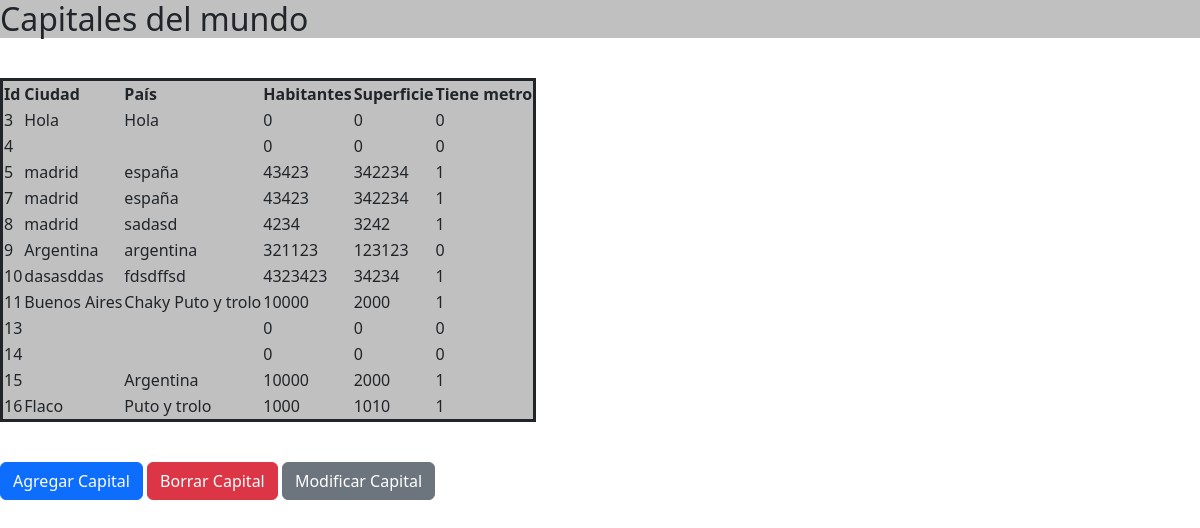
The page / on the database its author committed.
### tables this page shows
CREATE TABLE `ciudades` (
  `id` int(11) NOT NULL,
  `ciudad` varchar(50) NOT NULL,
  `pais` varchar(50) NOT NULL,
  `habitantes` int(11) NOT NULL,
  `superficie` int(11) NOT NULL,
  `tieneMetro` tinyint(1) NOT NULL
);

### index.php (the view, shortened to what this page needs)
<!DOCTYPE html>
<html lang="es">
    <head>
        <link href="https://cdn.jsdelivr.net/npm/bootstrap@5.3.2/dist/css/bootstrap.min.css" rel="stylesheet">
        <link rel="stylesheet" href="styles.css" type="text/css">
    </head>
    <body>
        <h2>Capitales del mundo</h2>
        <table>
            <tr>
                <th>Id</th>
                <th>Ciudad</th>
                <th>País</th>
                <th>Habitantes</th>
                <th>Superficie</th>
                <th>Tiene metro</th>
            </tr>
<?php
    include("conexion.php");
    $query = "SELECT * FROM CIUDADES";
    $resultados = mysqli_query($cn, $query);
    while ($fila = mysqli_fetch_array($resultados)){
        echo '<tr>';
        echo '<td>' . $fila[0] . '</td>';
        echo '<td>' . $fila[1] . '</td>';
        echo '<td>' . $fila[2] . '</td>';
        echo '<td>' . $fila[3] . '</td>';
        echo '<td>' . $fila[4] . '</td>';
        echo '<td>' . $fila[5] . '</td>';
        echo '</tr>';
    }
?>
        </table>
        <button type="button" class="btn btn-primary" data-bs-toggle="modal" data-bs-target="#agregarCapital">
        Agregar Capital
        </button>
        <button type="button" class="btn btn-danger" data-bs-toggle="modal" data-bs-target="#borrarCapital">
        Borrar Capital
        </button>
        <button type="button" class="btn btn-secondary" data-bs-toggle="modal" data-bs-target="#modificarCapital">
        Modificar Capital
        </button>
    </body>
</html>

### styles.css (style rules this page uses)
table { border: solid; margin-top: 40px; margin-bottom: 40px; }
th,td { background-color: silver; }
h2 { background-color: silver; }

### rows shown on the page
ciudades: id "3", ciudad "Hola", pais "Hola", habitantes "0", superficie "0", tieneMetro "0"
ciudades: id "4", habitantes "0", superficie "0", tieneMetro "0"
ciudades: id "5", ciudad "madrid", pais "españa", habitantes "43423", superficie "342234", tieneMetro "1"
ciudades: id "7", ciudad "madrid", pais "españa", habitantes "43423", superficie "342234", tieneMetro "1"
ciudades: id "8", ciudad "madrid", pais "sadasd", habitantes "4234", superficie "3242", tieneMetro "1"
ciudades: id "9", ciudad "Argentina", pais "argentina", habitantes "321123", superficie "123123", tieneMetro "0"
ciudades: id "10", ciudad "dasasddas", pais "fdsdffsd", habitantes "4323423", superficie "34234", tieneMetro "1"
ciudades: id "11", ciudad "Buenos Aires", pais "Chaky Puto y trolo", habitantes "10000", superficie "2000", tieneMetro "1"
ciudades: id "13", habitantes "0", superficie "0", tieneMetro "0"
ciudades: id "14", habitantes "0", superficie "0", tieneMetro "0"
ciudades: id "15", pais "Argentina", habitantes "10000", superficie "2000", tieneMetro "1"
ciudades: id "16", ciudad "Flaco", pais "Puto y trolo", habitantes "1000", superficie "1010", tieneMetro "1"
